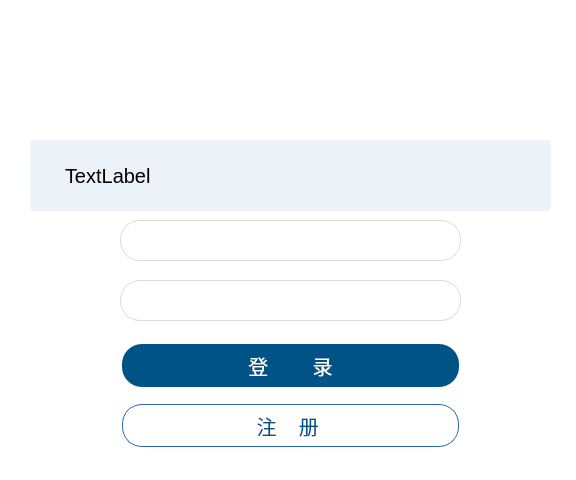
<?xml version="1.0" encoding="UTF-8"?>
<ui version="4.0">
 <class>LoginDialog</class>
 <widget class="QDialog" name="LoginDialog">
  <property name="geometry">
   <rect>
    <x>0</x>
    <y>0</y>
    <width>576</width>
    <height>480</height>
   </rect>
  </property>
  <property name="windowTitle">
   <string>Dialog</string>
  </property>
  <property name="styleSheet">
   <string notr="true">background-color:rgb(255,255,255);</string>
  </property>
  <widget class="QPushButton" name="login_button">
   <property name="geometry">
    <rect>
     <x>120</x>
     <y>340</y>
     <width>341</width>
     <height>51</height>
    </rect>
   </property>
   <property name="font">
    <font>
     <family>微软雅黑,Times,serif</family>
     <pointsize>-1</pointsize>
     <underline>false</underline>
     <strikeout>false</strikeout>
    </font>
   </property>
   <property name="cursor">
    <cursorShape>PointingHandCursor</cursorShape>
   </property>
   <property name="styleSheet">
    <string notr="true">QPushButton{
border: none;
    color: white;
    font-family:Arial;
    padding: 5px 24px;
    text-align: center;
    text-decoration: none;
    font-size: 20px;
    margin: 4px 2px;
background-color: rgb(0,83,135);
font-family:&quot;微软雅黑&quot;, Times, serif;
border-radius: 20px;
}

QPushButton:enabled:hover{
        background-color: rgb(40,102,173);
}
QPushButton:enabled:pressed{
        background-color: rgb(40,102,173);
}</string>
   </property>
   <property name="text">
    <string>登        录</string>
   </property>
  </widget>
  <widget class="QLineEdit" name="login_username">
   <property name="geometry">
    <rect>
     <x>120</x>
     <y>220</y>
     <width>341</width>
     <height>41</height>
    </rect>
   </property>
   <property name="font">
    <font>
     <family>微软雅黑</family>
     <pointsize>12</pointsize>
    </font>
   </property>
   <property name="toolTipDuration">
    <number>-6</number>
   </property>
   <property name="styleSheet">
    <string notr="true">QLineEdit {
border-radius: 20px;
height: 25px;
border: 1px solid rgb(217,217,217);
background: white;
padding-left:48px;
color:rgb(64,50,38);
}
QLineEdit:enabled:hover, QLineEdit:enabled:focus {
  border: 1px solid rgb(0,81,135);
}</string>
   </property>
   <property name="clearButtonEnabled">
    <bool>true</bool>
   </property>
  </widget>
  <widget class="QLineEdit" name="login_password">
   <property name="geometry">
    <rect>
     <x>120</x>
     <y>280</y>
     <width>341</width>
     <height>41</height>
    </rect>
   </property>
   <property name="font">
    <font>
     <family>微软雅黑</family>
     <pointsize>12</pointsize>
    </font>
   </property>
   <property name="styleSheet">
    <string notr="true">QLineEdit {
border-radius: 20px;
height: 25px;
border: 1px solid rgb(217,217,217);
background: white;
padding-left:48px;
color:rgb(64,50,38);
}
QLineEdit:enabled:hover, QLineEdit:enabled:focus {
  border: 1px solid rgb(0,81,135);
}</string>
   </property>
   <property name="clearButtonEnabled">
    <bool>true</bool>
   </property>
  </widget>
  <widget class="QPushButton" name="login_signupbutton">
   <property name="geometry">
    <rect>
     <x>120</x>
     <y>400</y>
     <width>341</width>
     <height>51</height>
    </rect>
   </property>
   <property name="cursor">
    <cursorShape>PointingHandCursor</cursorShape>
   </property>
   <property name="styleSheet">
    <string notr="true">QPushButton{border: 1px solid rgb(0,83,135);
    color: rgb(0,83,135);
    font-family:Arial;
    padding: 5px 24px;
    text-align: center;
    text-decoration: none;
    font-size: 20px;
    margin: 4px 2px;
background-color: white;
font-family:&quot;微软雅黑&quot;, Times, serif;
border-radius: 20px;
}

QPushButton:enabled:pressed,QPushButton:enabled:hovor{
border: 1px solid rgb(40,102,173);
color: (40,102,173);
}</string>
   </property>
   <property name="text">
    <string>注    册 </string>
   </property>
  </widget>
  <widget class="QLabel" name="label_3">
   <property name="geometry">
    <rect>
     <x>-10</x>
     <y>0</y>
     <width>591</width>
     <height>191</height>
    </rect>
   </property>
   <property name="styleSheet">
    <string notr="true">background-image: url(:/image/image/background.png);</string>
   </property>
   <property name="text">
    <string/>
   </property>
  </widget>
  <widget class="QLabel" name="label_15">
   <property name="geometry">
    <rect>
     <x>30</x>
     <y>140</y>
     <width>521</width>
     <height>71</height>
    </rect>
   </property>
   <property name="styleSheet">
    <string notr="true">background-color:rgb(235,243,249);
border-radius: 4px;
padding:20px 30px;
text-align:center;
font-size: 20px;
font: 14pt &quot;微软雅黑&quot;;
cursor:pointer;</string>
   </property>
   <property name="text">
    <string>TextLabel</string>
   </property>
  </widget>
  <widget class="QWidget" name="widget" native="true">
   <property name="geometry">
    <rect>
     <x>130</x>
     <y>230</y>
     <width>21</width>
     <height>21</height>
    </rect>
   </property>
   <property name="styleSheet">
    <string notr="true">background-image: url(:/image/image/user.png);</string>
   </property>
  </widget>
  <widget class="QWidget" name="widget_2" native="true">
   <property name="geometry">
    <rect>
     <x>130</x>
     <y>290</y>
     <width>21</width>
     <height>21</height>
    </rect>
   </property>
   <property name="styleSheet">
    <string notr="true">background-image: url(:/image/image/password.png);</string>
   </property>
  </widget>
 </widget>
 <resources/>
 <connections/>
</ui>
